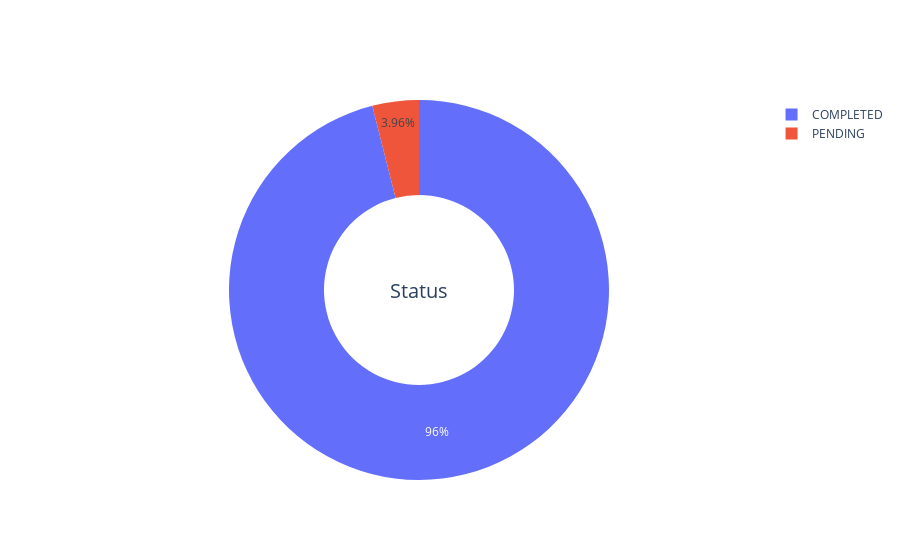

This figure's notebook cell:
### Code cell
def make_doi_status_pie_chart_data(doi_store):
    values = doi_store.distinct("status")
    result = dict()
    for v in values:
        result[v] = doi_store.count(criteria={"status":v})
    return result
data = make_doi_status_pie_chart_data(doi_store=doi_store)
draw_pie_graph(list(data.keys()), list(data.values()), "Status")

### Figure 1 — Plotly figure (JSON) as saved in the notebook; plotly's stock layout.template omitted (floating-point values rounded to 4 significant figures)
{"data": [{"hole": 0.5, "labels": ["COMPLETED", "PENDING"], "name": "Status", "type": "pie", "values": [4002, 165]}], "layout": {"annotations": [{"font": {"size": 20}, "showarrow": false, "text": "Status"}]}}
